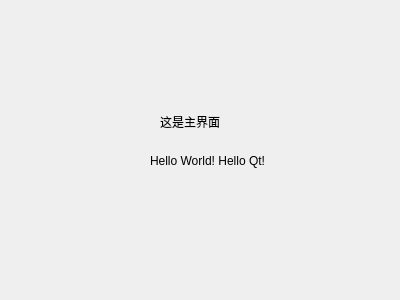
<?xml version="1.0" encoding="UTF-8"?>
<ui version="4.0">
 <class>HelloDialog</class>
 <widget class="QDialog" name="HelloDialog">
  <property name="geometry">
   <rect>
    <x>0</x>
    <y>0</y>
    <width>400</width>
    <height>300</height>
   </rect>
  </property>
  <property name="windowTitle">
   <string>HelloDialog</string>
  </property>
  <widget class="QLabel" name="label">
   <property name="geometry">
    <rect>
     <x>160</x>
     <y>111</y>
     <width>111</width>
     <height>21</height>
    </rect>
   </property>
   <property name="text">
    <string>这是主界面</string>
   </property>
  </widget>
  <widget class="QLabel" name="label_2">
   <property name="geometry">
    <rect>
     <x>150</x>
     <y>150</y>
     <width>141</width>
     <height>21</height>
    </rect>
   </property>
   <property name="text">
    <string>Hello World! Hello Qt!</string>
   </property>
  </widget>
 </widget>
 <layoutdefault spacing="6" margin="11"/>
 <resources/>
 <connections/>
</ui>
